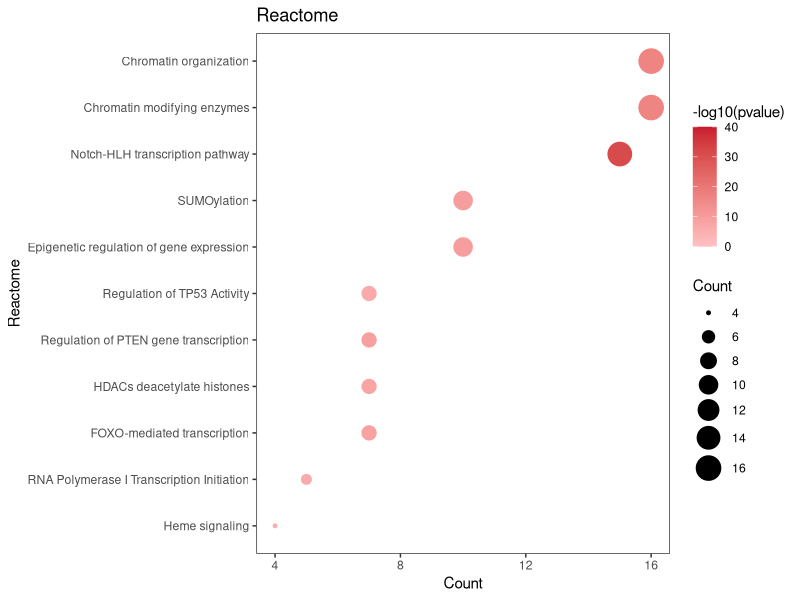
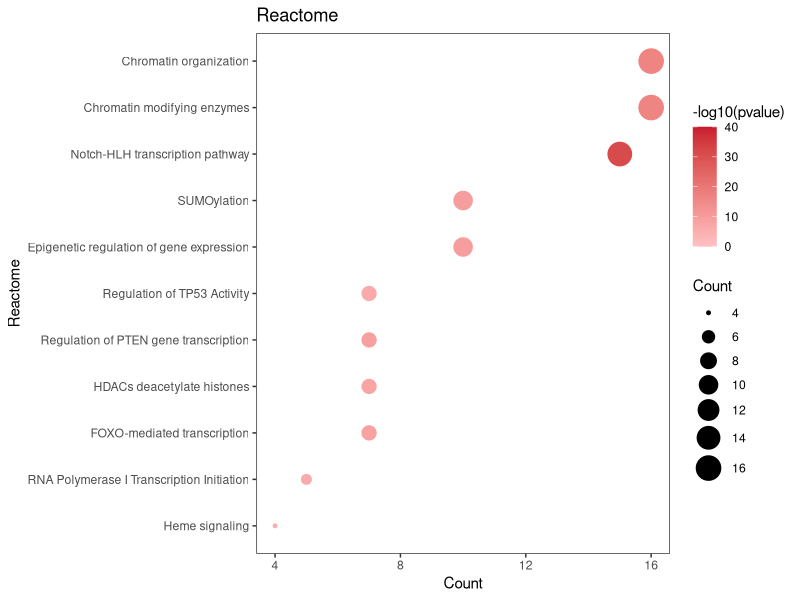

The R script that drew these images, in order:
library(tidyverse)
library(ggplot2)

Reactome = read.table("Reactome_selected.txt",header=TRUE,sep="\t",quote = "") 

View(Reactome)


# count Enrichment Factor
Reactome <- separate(data=Reactome, col=GeneRatio,into = c("GR1", "GR2"), sep = "/") 
Reactome <- separate(data=Reactome, col=BgRatio, into = c("BR1", "BR2"), sep = "/") 
Reactome <- mutate(Reactome, enrichment_factor = (as.numeric(GR1)/as.numeric(GR2))/(as.numeric(BR1)/as.numeric(BR2))) 
Reactome$p.adjust


# pvalue ---------------------------------- ---------------

p1 <- ggplot(Reactome,aes(Count,reorder(Description,Count))) +  # reorder(Description,Count)
      
        geom_point(aes(size=Count,
                       color=-1*log10(pvalue))) +
       
        # scale
        scale_size("Count",range=c(1,8))+
        
        scale_color_gradient(low = "#FFC1C4",high="#C81B2E",  
                           limits=c(0,40),     # setting range
        )+ 
  
        # labs & theme
        labs(color="-log10(pvalue)",size="Count", 
             shape="Group",x="Count",y="Reactome",title="Reactome") +
  
        theme_bw()+
        theme(panel.grid=element_blank())

p1

ggsave("Reactome_pvalue.pdf", width =8 , height = 5)

#-------------------------------------------------------------------------------